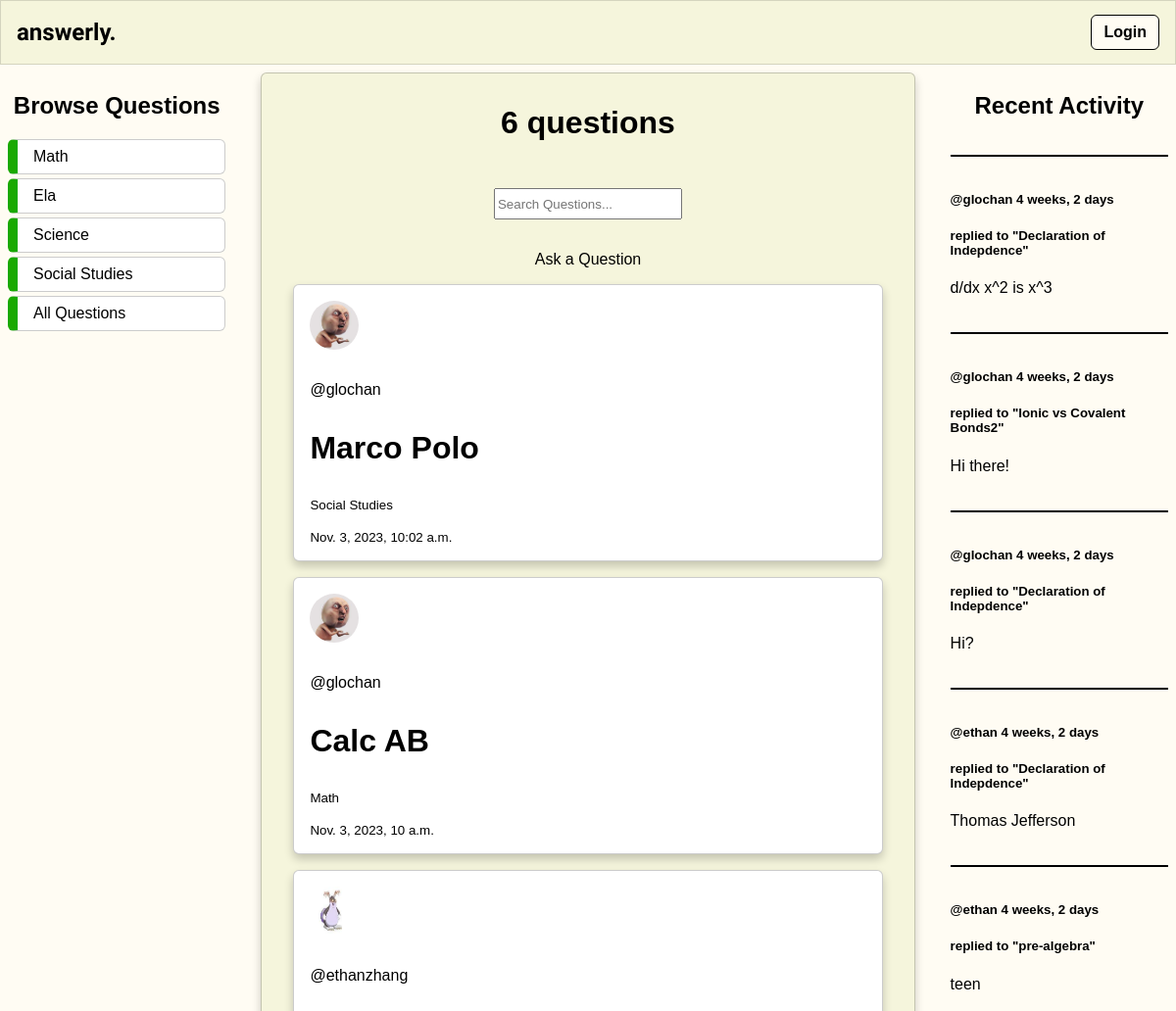
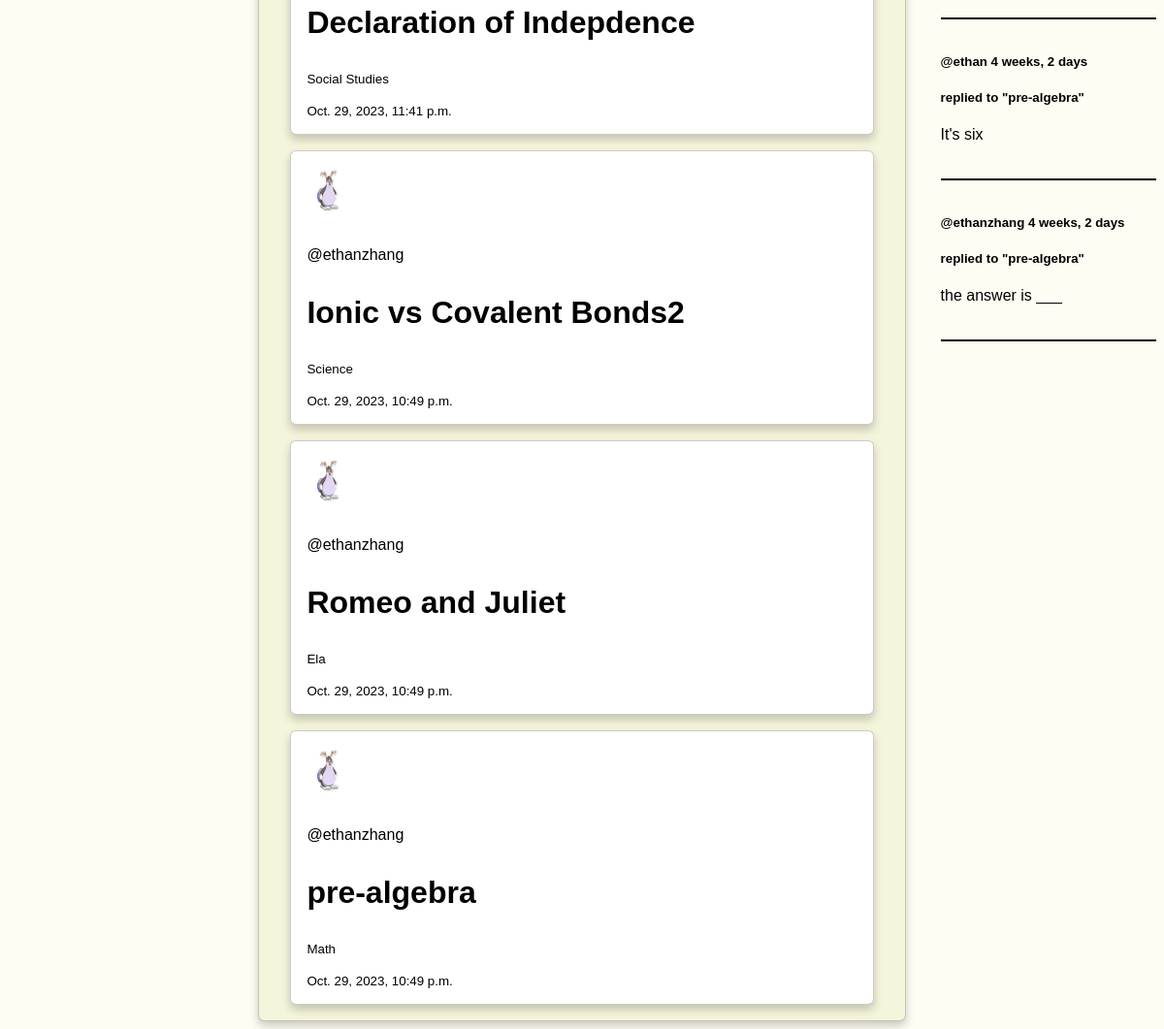
Before: /question-list/ with the older database file (2 pictures, top to bottom).
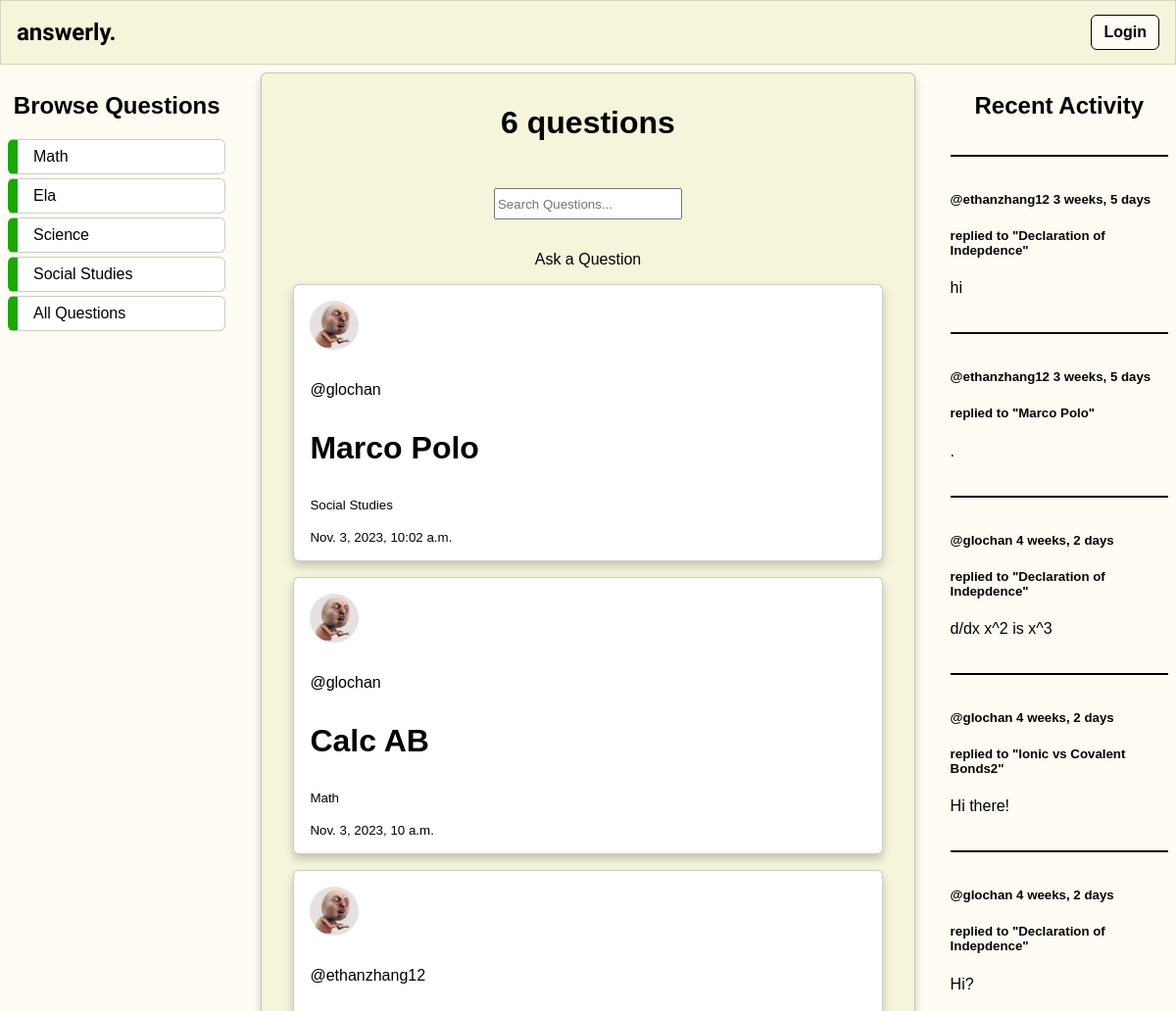
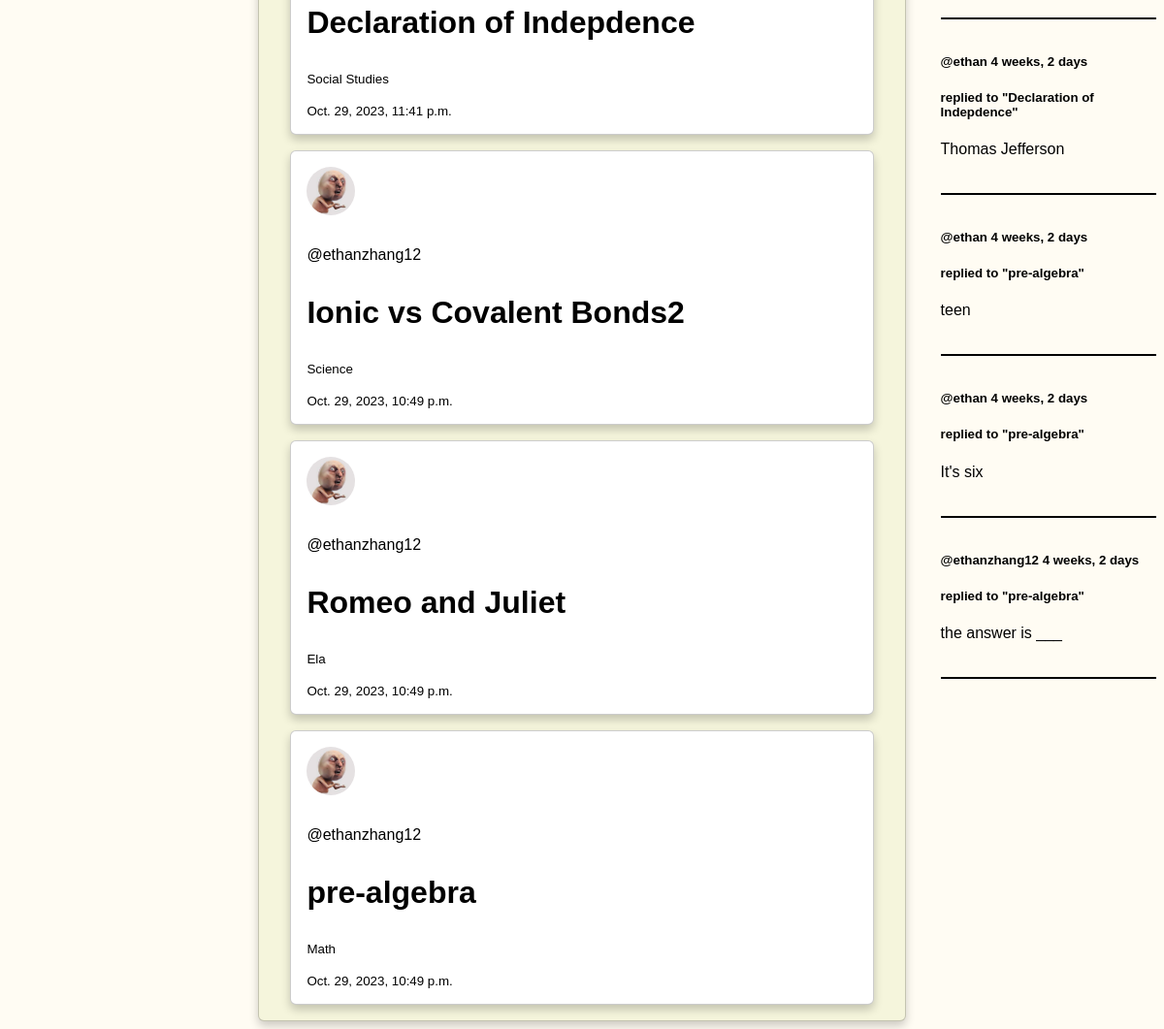
After: the same page with the newer database file (2 pictures, top to bottom).
### questions/models.py (models this page shows, shortened)
class Question(models.Model):
    class Subject(models.TextChoices):
        MATH = 'Math'
        SCIENCE = 'Science'
        SOCIAL_STUDIES = 'Social Studies'
        ELA = 'Ela'
    author = models.ForeignKey(User, on_delete=models.SET_NULL, null=True)
    title = models.CharField(max_length=200)
    subject = models.CharField(max_length=20, choices = Subject.choices, null=False, blank=False )
    description = models.TextField(null=True, blank=True)
    participants = models.ManyToManyField(User, related_name='participants', blank=True)
    updated = models.DateTimeField(auto_now=True)
    image = models.ImageField(default='default.jpg', upload_to='question_images', blank=True, null=True)
    created = models.DateTimeField(auto_now_add=True)
    def __str__(self):
        return self.title

class Profile(models.Model):
    user = models.OneToOneField(User, on_delete=models.CASCADE)
    image = models.ImageField(default='default.jpg', upload_to='profile_pics')

class Response(models.Model):
    user = models.ForeignKey(User, on_delete=models.SET_NULL, null=True)
    question = models.ForeignKey(Question, on_delete=models.CASCADE)
    body = models.TextField()
    created = models.DateTimeField(auto_now_add=True)
    class Meta:
        ordering = ['-created']
    def __str__(self):
        return self.body[0:30]

### questions/views.py (the view)
# urls.py: path('question-list/', listQuestions, name='list-questions'),
def listQuestions(request):
    q = request.GET.get('q') if request.GET.get('q') != None else ''
    questions = Question.objects.filter(
        Q(subject__icontains = q) |
        Q(title__icontains = q) |
        Q(description__icontains = q)
        ).order_by('-created')
    count = Question.objects.count()
    responses = Response.objects.filter(Q(question__subject__icontains = q))
    context = {
        'questions': questions,
        'questions_count': count,
        'responses': responses
    }
    return render(request, 'questions/questions_list.html', context)

### questions/templates/questions/questions_list.html (shortened to what this page needs)
{% extends 'main.html' %}
{% block content %}
<div class="home-container">
    <div class="media-body">
        <h2>Browse Questions</h2>
        <div class="browse">
            <a href="{% url 'questions:list-questions' %}?q=Math">Math</a>
            <a href="{% url 'questions:list-questions' %}?q=Ela">Ela</a>
            <a href="{% url 'questions:list-questions' %}?q=Science">Science</a>
            <a href="{% url 'questions:list-questions' %}?q=Social Studies">Social Studies</a>
            <a href="{% url 'questions:list-questions' %}">All Questions</a>
        </div>
    </div>
    <div>
        <div class="home-header">
            <h3>{{questions_count}} questions</h3>
            <form method="GET" action="">
                <center><input type="text" name="q" placeholder="Search Questions..."></center>
            </form>
            <a class="btn btn-outline-info mb-4" href="{% url 'questions:create-question' %}">Ask a Question</a></center>
        </div>
        {% include 'questions/feed_component.html' %}
    </div>
    <div>
        {% include 'questions/activity_component.html' %}
    </div>
</div>
{% endblock content %}

### questions/templates/questions/feed_component.html (shortened to what this page needs)
{% for question in questions %}
    <article class="media content-section">
            <div class = "media-body">
                <img class="account-img" style="border-radius: 50%; width: 50px; height: 50px;" src = "{{ question.author.profile.image.url }}">
                <p><a href="{% url 'questions:profile' question.author.id %}">@{{question.author.username}}</a></p>
                <h3><a href="{% url 'questions:question' question.id %}">{{ question.title }}</a></h3>
                <small>{{question.subject}}</small><br><br>
                <small>{{ question.created }}</small>
            </div>
    </article>
{% endfor %}

### questions/templates/questions/activity_component.html
<h2>Recent Activity</h2>
<hr>
{% for message in responses %}
    <div class="media-body">
        <h5><a href="{% url 'questions:profile' message.user.id %}">@{{ message.user }}</a> {{ message.created|timesince }}</h5>
        <h5>replied to <a href="{% url 'questions:question' message.question.id %}">"{{ message.question }}"</a></h5>
        <p>{{ message }}</p>
        <hr>
    </div>
{% endfor %}

Changed rows visible on the page:
changed through a linked row, Question "Declaration of Indepdence": author.profile.image: a different picture; author.username "ethanzhang" → "ethanzhang12"
changed through a linked row, Question "Ionic vs Covalent Bonds2": author.profile.image: a different picture; author.username "ethanzhang" → "ethanzhang12"
changed through a linked row, Question "Romeo and Juliet": author.profile.image: a different picture; author.username "ethanzhang" → "ethanzhang12"
changed through a linked row, Question "pre-algebra": author.profile.image: a different picture; author.username "ethanzhang" → "ethanzhang12"
added Response: user "ethanzhang12", created "3 weeks, 5 days", question "Declaration of Indepdence", body "hi"
added Response: user "ethanzhang12", created "3 weeks, 5 days", question "Marco Polo", body "."
changed through a linked row, Response "the answer is ___": user "ethanzhang" → "ethanzhang12"
